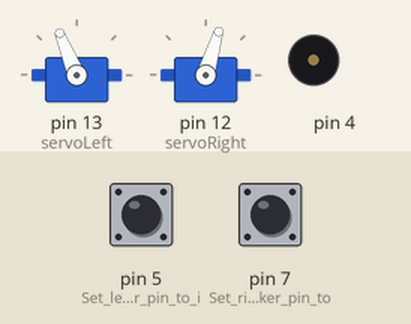
This sketch was run on a simulated Arduino Uno, built with avr-gcc and run on an emulated ATmega328P. Parts: 2 × servo, buzzer (waves = sounding). The inputs (shaded band) are chosen by the test bench; at power-on: pin 5 (Set_left_whisker_pin_to_i) HIGH, pin 7 (Set_right_whisker_pin_to) HIGH.

Above: at 2.2 s.
2.3 s: pin 5 (Set_left_whisker_pin_to_i) pulled LOW for 0.15 s
At 3.3 s:
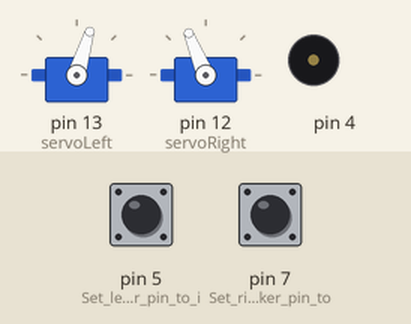
5.4 s: pin 7 (Set_right_whisker_pin_to) pulled LOW for 3.2 s
At 6.8 s:
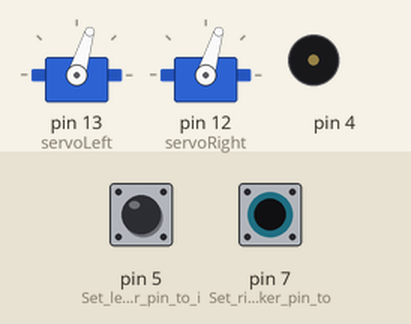
10.1 s: pin 5 (Set_left_whisker_pin_to_i) pulled LOW for 3.2 s
At 11.51 s:
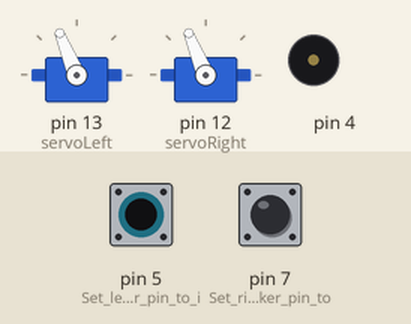
Timing chart, 0 to 14.8 s (numbered marks = the images above; inputs shaded):
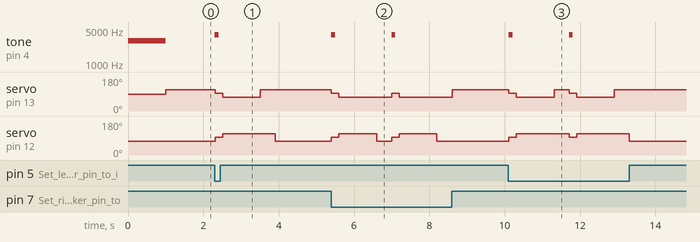

Measured:
- after the input at 2.3 s, tone on pin 4: silent → 4000 Hz at once, → silent 0.10 s later; servo on pin 13 (servoLeft): 112° → 93° at once, → 73° 0.20 s later, → 112° 1.0 s later; servo on pin 12 (servoRight): 73° → 93° at once, → 112° 0.20 s later, → 73° 1.4 s later
- after the input at 5.4 s, tone on pin 4: alternates 4000 Hz for 0.10 s and silent for 1.5 s, 4 changes in all, then stays silent, starting at once; servo on pin 13 (servoLeft): 112° → 93° at once, → 73° 0.20 s later, → 93° 1.4 s later, → 73° 0.20 s later, … (5 changes in this stretch)
- after the input at 10.1 s, tone on pin 4: alternates 4000 Hz for 0.10 s and silent for 1.5 s, 4 changes in all, then stays silent, starting at once; servo on pin 13 (servoLeft): 112° → 93° at once, → 73° 0.20 s later, → 112° 1.0 s later, → 93° 0.40 s later, … (6 changes in this stretch)

The sketch:

nightlight.ino
```cpp
// RoamingWithWhiskers  Chapter 5 Project 1
// Go forward.  Back up and turn if whiskers indicate BOE Shield bot
// bumped into something.

#include <Servo.h>                      // Include servo library

Servo servoLeft;                        // Declare left and right servos
Servo servoRight;

void setup()                            // Built-in initialization block
{
  pinMode(7, INPUT);                    // Set right whisker pin to input
  pinMode(5, INPUT);                    // Set left whisker pin to input

  tone(4, 3000, 1000);                  // Play tone for 1 second
  delay(1000);                          // Delay to finish tone

  servoLeft.attach(13);                 // Attach left signal to pin 13
  servoRight.attach(12);                // Attach right signal to pin 12
}

void loop()                             // Main loop auto-repeats
{
  byte wLeft = digitalRead(5);          // Copy right result to wLeft
  byte wRight = digitalRead(7);         // Copy left result to wRight

  if((wLeft == 0) && (wRight == 0))     // If both whiskers contact
  {
    tone(4, 4000, 100);                 // Play a 0.1 ms tone
    pause(200);                         // Stop for 0.2 seconds
    tone(4, 4000, 100);                 // Play a 0.1 ms tone
    pause(200);                         // Stop for 0.2 seconds
    backward(1000);                     // Back up 1 second
    turnLeft(800);                      // Turn left about 120 degrees
  }
  else if(wLeft == 0)                   // If only left whisker contact
  {
    tone(4, 4000, 100);                 // Play a 0.1 ms tone
    pause(200);                         // Stop for 0.2 seconds
    backward(1000);                     // Back up 1 second
    turnRight(400);                     // Turn right about 60 degrees
  }
  else if(wRight == 0)                  // If only right whisker contact
  {
    tone(4, 4000, 100);                 // Play a 0.1 ms tone
    pause(200);                         // Stop for 0.2 seconds
    backward(1000);                     // Back up 1 second
    turnLeft(400);                      // Turn left about 60 degrees
  }
  else                                      // Otherwise, no whisker contact
  {
    forward(20);                            // Forward 1/50 of a second
  }
}

void pause(int time)                        // Backward function
{
  servoLeft.writeMicroseconds(1500);        // Left wheel clockwise
  servoRight.writeMicroseconds(1500);       // Right wheel counterclockwise
  delay(time);                              // Maneuver for time ms
}

void forward(int time)                      // Forward function
{
  servoLeft.writeMicroseconds(1700);        // Left wheel counterclockwise
  servoRight.writeMicroseconds(1300);       // Right wheel clockwise
  delay(time);                              // Maneuver for time ms
}

void turnLeft(int time)                     // Left turn function
{
  servoLeft.writeMicroseconds(1300);        // Left wheel clockwise
  servoRight.writeMicroseconds(1300);       // Right wheel clockwise
  delay(time);                              // Maneuver for time ms
}

void turnRight(int time)                    // Right turn function
{
  servoLeft.writeMicroseconds(1700);        // Left wheel counterclockwise
  servoRight.writeMicroseconds(1700);       // Right wheel counterclockwise
  delay(time);                              // Maneuver for time ms
}

void backward(int time)                     // Backward function
{
  servoLeft.writeMicroseconds(1300);    // Left wheel clockwise
  servoRight.writeMicroseconds(1700);   // Right wheel counterclockwise
  delay(time);                          // Maneuver for time ms
}
```
